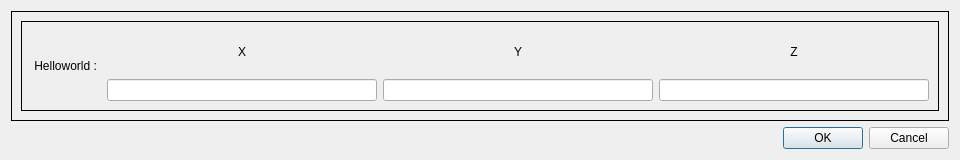
<?xml version="1.0" encoding="UTF-8"?>
<ui version="4.0">
 <class>HelloworldDialog</class>
 <widget class="QDialog" name="HelloworldDialog">
  <property name="geometry">
   <rect>
    <x>0</x>
    <y>0</y>
    <width>960</width>
    <height>160</height>
   </rect>
  </property>
  <property name="windowTitle">
   <string>Helloworld</string>
  </property>
  <layout class="QVBoxLayout" name="verticalLayout">
   <item>
    <widget class="QFrame" name="frame">
     <property name="frameShape">
      <enum>QFrame::Box</enum>
     </property>
     <property name="frameShadow">
      <enum>QFrame::Plain</enum>
     </property>
     <layout class="QVBoxLayout" name="verticalLayout_2">
      <item>
       <widget class="QFrame" name="frame_2">
        <property name="frameShape">
         <enum>QFrame::Box</enum>
        </property>
        <layout class="QVBoxLayout" name="verticalLayout_3">
         <item>
          <layout class="QHBoxLayout" name="horizontalLayout">
           <item>
            <widget class="QLabel" name="label_Helloworld">
             <property name="text">
              <string> Helloworld : </string>
             </property>
            </widget>
           </item>
           <item>
            <layout class="QVBoxLayout" name="verticalLayout_X">
             <item>
              <widget class="QLabel" name="label_X">
               <property name="text">
                <string>X</string>
               </property>
               <property name="alignment">
                <set>Qt::AlignCenter</set>
               </property>
              </widget>
             </item>
             <item>
              <widget class="QLineEdit" name="lineEdit_X"/>
             </item>
            </layout>
           </item>
           <item>
            <layout class="QVBoxLayout" name="verticalLayout_Y">
             <item>
              <widget class="QLabel" name="label_Y">
               <property name="text">
                <string>Y</string>
               </property>
               <property name="alignment">
                <set>Qt::AlignCenter</set>
               </property>
              </widget>
             </item>
             <item>
              <widget class="QLineEdit" name="lineEdit_Y"/>
             </item>
            </layout>
           </item>
           <item>
            <layout class="QVBoxLayout" name="verticalLayout_Z">
             <item>
              <widget class="QLabel" name="label_Z">
               <property name="text">
                <string>Z</string>
               </property>
               <property name="alignment">
                <set>Qt::AlignCenter</set>
               </property>
              </widget>
             </item>
             <item>
              <widget class="QLineEdit" name="lineEdit_Z"/>
             </item>
            </layout>
           </item>
          </layout>
         </item>
        </layout>
       </widget>
      </item>
     </layout>
    </widget>
   </item>
   <item>
    <widget class="QDialogButtonBox" name="buttonBox">
     <property name="orientation">
      <enum>Qt::Horizontal</enum>
     </property>
     <property name="standardButtons">
      <set>QDialogButtonBox::Cancel|QDialogButtonBox::Ok</set>
     </property>
    </widget>
   </item>
  </layout>
 </widget>
 <resources/>
 <connections>
  <connection>
   <sender>buttonBox</sender>
   <signal>accepted()</signal>
   <receiver>HelloworldDialog</receiver>
   <slot>accept()</slot>
   <hints>
    <hint type="sourcelabel">
     <x>248</x>
     <y>254</y>
    </hint>
    <hint type="destinationlabel">
     <x>157</x>
     <y>274</y>
    </hint>
   </hints>
  </connection>
  <connection>
   <sender>buttonBox</sender>
   <signal>rejected()</signal>
   <receiver>HelloworldDialog</receiver>
   <slot>reject()</slot>
   <hints>
    <hint type="sourcelabel">
     <x>316</x>
     <y>260</y>
    </hint>
    <hint type="destinationlabel">
     <x>286</x>
     <y>274</y>
    </hint>
   </hints>
  </connection>
 </connections>
</ui>
